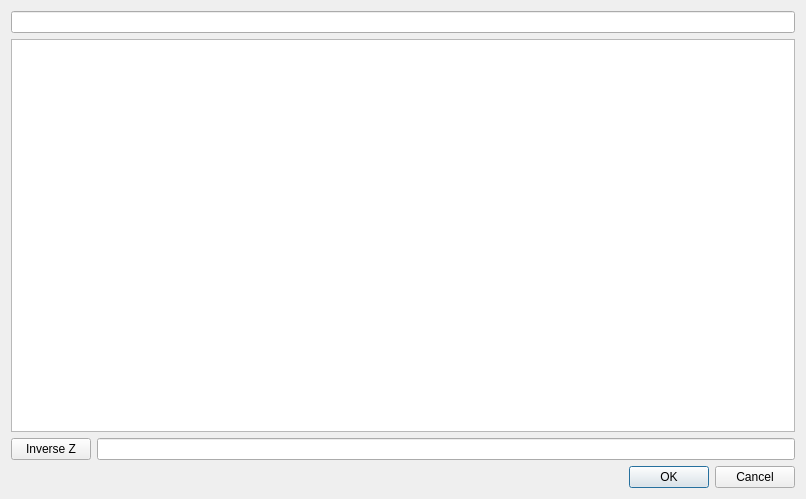
<?xml version="1.0" encoding="UTF-8"?>
<ui version="4.0">
 <class>SystemDialog</class>
 <widget class="QDialog" name="SystemDialog">
  <property name="geometry">
   <rect>
    <x>0</x>
    <y>0</y>
    <width>806</width>
    <height>499</height>
   </rect>
  </property>
  <property name="windowTitle">
   <string>Dialog</string>
  </property>
  <property name="styleSheet">
   <string notr="true">*[mandatoryField=&quot;true&quot;] { background-color: rgb(88, 88, 88) }</string>
  </property>
  <layout class="QVBoxLayout" name="verticalLayout_2">
   <item>
    <layout class="QVBoxLayout" name="verticalLayout">
     <item>
      <widget class="QLineEdit" name="ExpressionEdit"/>
     </item>
     <item>
      <widget class="QGraphicsView" name="EquationGraphicsView"/>
     </item>
     <item>
      <layout class="QHBoxLayout" name="horizontalLayout">
       <item>
        <widget class="QPushButton" name="pushButton">
         <property name="text">
          <string>Inverse Z</string>
         </property>
        </widget>
       </item>
       <item>
        <widget class="QLineEdit" name="InverseZlineEdit"/>
       </item>
      </layout>
     </item>
    </layout>
   </item>
   <item>
    <widget class="QDialogButtonBox" name="buttonBox">
     <property name="orientation">
      <enum>Qt::Horizontal</enum>
     </property>
     <property name="standardButtons">
      <set>QDialogButtonBox::Cancel|QDialogButtonBox::Ok</set>
     </property>
    </widget>
   </item>
  </layout>
 </widget>
 <resources/>
 <connections>
  <connection>
   <sender>buttonBox</sender>
   <signal>accepted()</signal>
   <receiver>SystemDialog</receiver>
   <slot>accept()</slot>
   <hints>
    <hint type="sourcelabel">
     <x>248</x>
     <y>254</y>
    </hint>
    <hint type="destinationlabel">
     <x>157</x>
     <y>274</y>
    </hint>
   </hints>
  </connection>
  <connection>
   <sender>buttonBox</sender>
   <signal>rejected()</signal>
   <receiver>SystemDialog</receiver>
   <slot>reject()</slot>
   <hints>
    <hint type="sourcelabel">
     <x>316</x>
     <y>260</y>
    </hint>
    <hint type="destinationlabel">
     <x>286</x>
     <y>274</y>
    </hint>
   </hints>
  </connection>
 </connections>
</ui>
